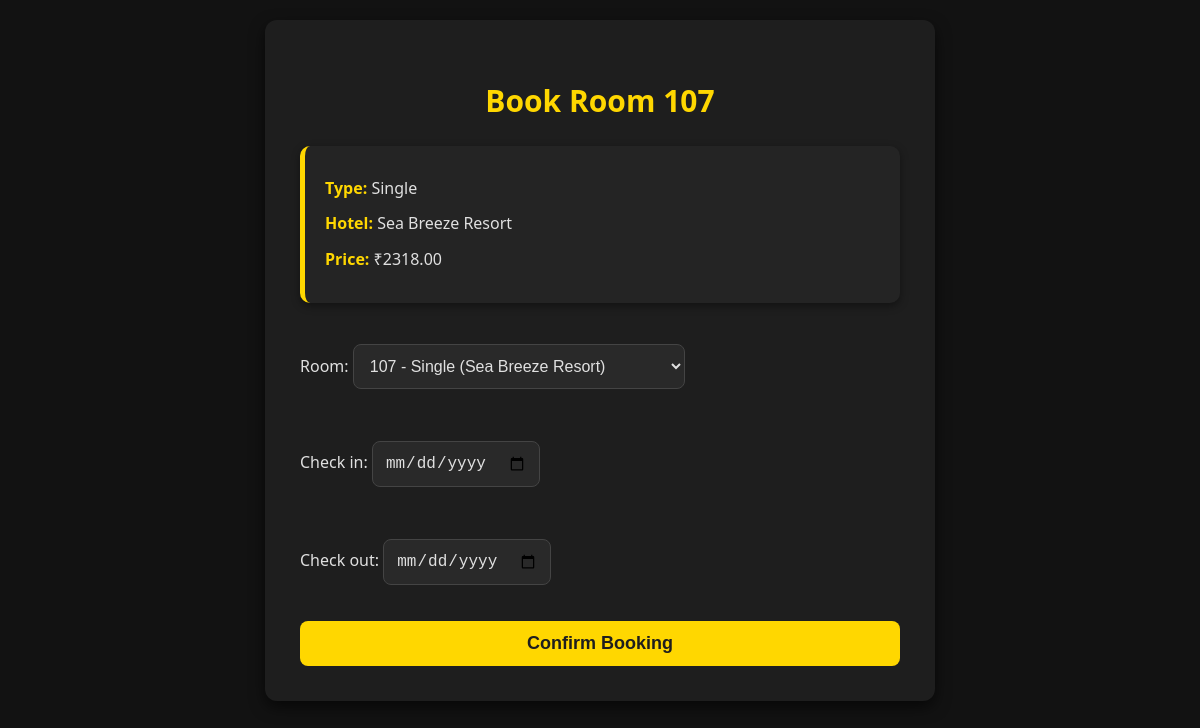
The app's page /book/113/ (signed in) with its own data.
### booking/models.py (models this page shows, shortened)
class Room(models.Model):
    hotel = models.ForeignKey(Hotel, on_delete=models.CASCADE, related_name='rooms')
    room_number = models.CharField(max_length=10)
    room_type = models.CharField(max_length=50)
    price = models.DecimalField(max_digits=7, decimal_places=2)
    available = models.BooleanField(default=True)
    def __str__(self):
        return f"{self.room_number} - {self.room_type} ({self.hotel.name})"

class Hotel(models.Model):
    name = models.CharField(max_length=100)
    location = models.CharField(max_length=100)
    description = models.TextField()

### booking/views.py (the view)
# urls.py: path('book/<int:room_id>/', views.book_room, name='book_room'),
@login_required(login_url='login')
def book_room(request, room_id):
    room = get_object_or_404(Room, id=room_id)
    if request.method == 'POST':
        form = BookingForm(request.POST)
        if form.is_valid():
            booking = form.save(commit=False)
            booking.user = request.user
            booking.room = room
            booking.save()
            room.available = False
            room.save()
            return render(request, 'booking/booking_success.html')
    else:
        form = BookingForm(initial={'room': room})
    return render(request, 'booking/book_room.html', {'form': form, 'room': room})

### booking/forms.py
class BookingForm(forms.ModelForm):
    class Meta:
        model = Booking
        fields = ['room', 'check_in', 'check_out']
        widgets = {
            'check_in': forms.DateInput(attrs={'type': 'date'}),
            'check_out': forms.DateInput(attrs={'type': 'date'}),
        }

### booking/templates/booking/book_room.html (shortened to what this page needs)
<!DOCTYPE html>
<html>
<head>
</head>
<body>
    <div class="booking-container">
        <h2>Book Room {{ room.room_number }}</h2>
        <div class="room-info">
            <p><strong>Type:</strong> {{ room.room_type }}</p>
            <p><strong>Hotel:</strong> {{ room.hotel.name }}</p>
            <p><strong>Price:</strong> ₹{{ room.price }}</p>
        </div>
        <form method="post">
            {{ form.as_p }}
            <button type="submit">Confirm Booking</button>
        </form>
    </div>
</body>
</html>

### booking/templates/booking/book_room.html (style rules this page uses)
body { font-family: 'Segoe UI', Tahoma, Geneva, Verdana, sans-serif; background-color: #121212; color: #e0e0e0; margin: 0; padding: 20px; }
.booking-container { max-width: 600px; margin: auto; background-color: #1e1e1e; padding: 35px; border-radius: 12px; box-shadow: 0 6px 15px rgba(0, 0, 0, 0.6); transition: transform 0.2s ease, box-shadow 0.3s ease; }
h2 { text-align: center; margin-bottom: 25px; color: #FFD700; font-size: 30px; }
.room-info { background-color: #242424; padding: 20px; margin-bottom: 25px; border-radius: 10px; box-shadow: 0 3px 8px rgba(0, 0, 0, 0.4); border-left: 5px solid #FFD700; }
.room-info p { margin: 10px 0; font-size: 16px; color: #e0e0e0; line-height: 1.6; }
.room-info p strong { color: #FFD700; }
form { display: flex; flex-direction: column; gap: 20px; }
input, select { padding: 12px; border-radius: 8px; font-size: 16px; background-color: #292929; color: #e0e0e0; border: 1px solid #444; transition: border-color 0.3s ease, box-shadow 0.3s ease; }
button { padding: 12px; background-color: #FFD700; color: #1e1e1e; border: none; border-radius: 8px; font-size: 18px; font-weight: bold; cursor: pointer; transition: background-color 0.3s ease, transform 0.2s ease; }

### records on screen
Room: room_number "107", room_type "Single", hotel.name "Sea Breeze Resort", price "2318.00"
